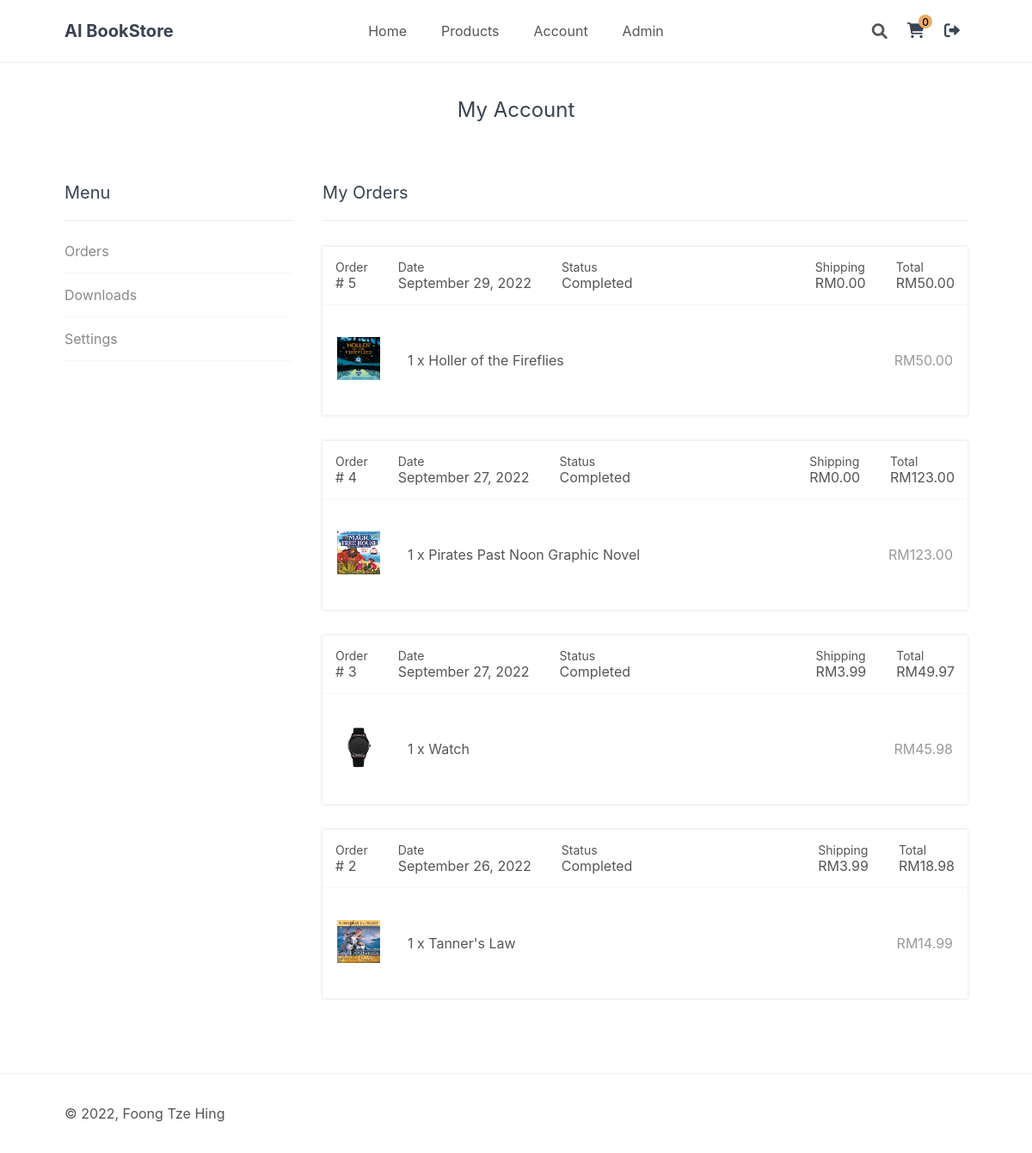
The page /index.php?page=myaccount (signed in) on the database its author committed.
### tables this page shows
CREATE TABLE `transactions` (
  `id` int(11) NOT NULL,
  `txn_id` varchar(255) NOT NULL,
  `payment_amount` decimal(7,2) NOT NULL,
  `payment_status` varchar(30) NOT NULL,
  `created` datetime NOT NULL,
  `payer_email` varchar(255) NOT NULL DEFAULT '',
  `first_name` varchar(100) NOT NULL DEFAULT '',
  `last_name` varchar(100) NOT NULL DEFAULT '',
  `address_street` varchar(255) NOT NULL DEFAULT '',
  `address_city` varchar(100) NOT NULL DEFAULT '',
  `address_state` varchar(100) NOT NULL DEFAULT '',
  `address_zip` varchar(50) NOT NULL DEFAULT '',
  `address_country` varchar(100) NOT NULL DEFAULT '',
  `account_id` int(11) DEFAULT NULL,
  `payment_method` varchar(50) NOT NULL DEFAULT 'website',
  `shipping_method` varchar(255) NOT NULL DEFAULT '',
  `shipping_amount` decimal(7,2) NOT NULL DEFAULT 0.00,
  `discount_code` varchar(50) NOT NULL DEFAULT ''
);

CREATE TABLE `products` (
  `id` int(11) NOT NULL,
  `name` varchar(200) NOT NULL,
  `description` text NOT NULL,
  `price` decimal(7,2) NOT NULL,
  `author` varchar(200) NOT NULL,
  `type` tinyint(1) NOT NULL,
  `isbn` bigint(200) NOT NULL,
  `rrp` decimal(7,2) NOT NULL DEFAULT 0.00,
  `quantity` int(11) NOT NULL,
  `date_added` datetime NOT NULL DEFAULT current_timestamp(),
  `weight` decimal(7,2) NOT NULL DEFAULT 0.00,
  `url_slug` varchar(255) NOT NULL DEFAULT '',
  `status` tinyint(1) NOT NULL DEFAULT 1
);

CREATE TABLE `transactions_items` (
  `id` int(11) NOT NULL,
  `txn_id` varchar(255) NOT NULL,
  `item_id` int(11) NOT NULL,
  `item_price` decimal(7,2) NOT NULL,
  `item_quantity` int(11) NOT NULL,
  `item_options` varchar(255) NOT NULL
);

### myaccount.php (the view, shortened to what this page needs)
<?php
$register_error = '';
$tab = isset($_GET['tab']) ? $_GET['tab'] : 'orders';
if (isset($_SESSION['account_loggedin'])) {
    $stmt = $pdo->prepare('SELECT * FROM transactions  WHERE account_id = ? ORDER BY created DESC');
    $stmt->execute([ $_SESSION['account_id'] ]);
    $transactions = $stmt->fetchAll(PDO::FETCH_ASSOC);
    $stmt = $pdo->prepare('SELECT
        p.name,
        p.id AS product_id,
        t.txn_id,
        t.payment_status,
        t.created AS transaction_date,
        ti.item_price AS price,
        ti.item_quantity AS quantity,
        ti.item_id,
        (SELECT m.full_path FROM products_media pm JOIN media m ON m.id = pm.media_id WHERE pm.product_id = p.id ORDER BY pm.position ASC LIMIT 1) AS img
        FROM transactions t
        JOIN transactions_items ti ON ti.txn_id = t.txn_id
        JOIN accounts a ON a.id = t.account_id
        JOIN products p ON p.id = ti.item_id
        WHERE t.account_id = ?
        ORDER BY t.created DESC');
    $stmt->execute([ $_SESSION['account_id'] ]);
    $transactions_items = $stmt->fetchAll(PDO::FETCH_ASSOC);
}
?>
<?=template_header('My Account')?>
<div class="myaccount content-wrapper">
    <?php if (!isset($_SESSION['account_loggedin'])): ?>
    <div class="login-register">
        <div class="login">
            <h1>Login</h1>
            <form action="" method="post">
                <label for="email" class="form-label">Email</label>
                <input type="email" name="email" id="email" placeholder="example@example.com" required class="form-field">
                <label for="password" class="form-label">Password</label>
                <input type="password" name="password" id="password" placeholder="Password" required class="form-field">
                <input name="login" type="submit" value="Login" class="btn">
            </form>
            <?php if ($error): ?>
            <p class="error"><?=$error?></p>
            <?php endif; ?>
        </div>
        <div class="register">
            <h1>Register</h1>
            <form action="" method="post">
                <label for="email" class="form-label">Email</label>
                <input type="email" name="email" id="email" placeholder="example@example.com" required class="form-field">
                <label for="password" class="form-label">Password</label>
                <input type="password" name="password" id="password" placeholder="Password" required class="form-field">
                <label for="cpassword" class="form-label">Confirm Password</label>
                <input type="password" name="cpassword" id="cpassword" placeholder="Re-Password" required class="form-field">
                <input name="register" type="submit" value="Register" class="btn">
            </form>
            <?php if ($register_error): ?>
            <p class="error"><?=$register_error?></p>
            <?php endif; ?>
        </div>
    </div>
    <?php else: ?>
    <h1>My Account</h1>
    <div class="menu">
        <h2>Menu</h2>
        <div class="menu-items">
            <a href="<?=url('index.php?page=myaccount')?>">Orders</a>
            <a href="<?=url('index.php?page=myaccount&tab=downloads')?>">Downloads</a>
            <a href="<?=url('index.php?page=myaccount&tab=settings')?>">Settings</a>
        </div>
    </div>
    <?php if ($tab == 'orders'): ?>
    <div class="myorders">
        <h2>My Orders</h2>
        <?php foreach ($transactions as $transaction): ?>
        <div class="order">
            <div class="order-header">
                <div>
                    <div><span>Order</span># <?=$transaction['id']?></div>
                    <div class="rhide"><span>Date</span><?=date('F j, Y', strtotime($transaction['created']))?></div>
                    <div><span>Status</span><?=$transaction['payment_status']?></div>
                </div>
                <div>
                    <div class="rhide"><span>Shipping</span><?=currency_code?><?=number_format($transaction['shipping_amount'],2)?></div>
                    <div><span>Total</span><?=currency_code?><?=number_format($transaction['payment_amount'],2)?></div>
                </div>
            </div>
            <div class="order-items">
                <table>
                    <tbody>
                        <?php foreach ($transactions_items as $transaction_item): ?>
                        <?php if ($transaction_item['txn_id'] != $transaction['txn_id']) continue; ?>
                        <tr>
                            <td class="img">
                                <?php if (!empty($transaction_item['img']) && file_exists($transaction_item['img'])): ?>
                                <img src="<?=base_url?><?=$transaction_item['img']?>" width="50" height="50" alt="<?=$transaction_item['name']?>">
                                <?php endif; ?>
                            </td>
                            <td class="name"><?=$transaction_item['quantity']?> x <?=$transaction_item['name']?></td>
                            <td class="price"><?=currency_code?><?=number_format($transaction_item['price'] * $transaction_item['quantity'],2)?></td>
                        </tr>
                        <?php endforeach; ?>
                    </tbody>
                </table>
            </div>
        </div>
        <?php endforeach; ?>
    </div>
    <?php endif; ?>
    <?php endif; ?>
</div>
<?=template_footer()?>

### style.css (style rules this page uses)
* { box-sizing: border-box; font-family: -apple-system, BlinkMacSystemFont, "segoe ui", roboto, oxygen, ubuntu, cantarell, "fira sans", "droid sans", "helvetica neue", Arial, sans-serif; font-size: 16px; }
html { height: 100%; }
body { position: relative; min-height: 100%; color: #555555; background-color: #ffffff; margin: 0; padding-bottom: 100px; }
h1, h2, h3, h4, h5 { color: #394352; }
.content-wrapper { width: 1050px; margin: 0 auto; }
main .cart h1, main .myaccount h1 { display: block; font-weight: normal; margin: 0; padding: 40px 0; font-size: 24px; text-align: center; width: 100%; }
main .cart table, main .myaccount table { width: 100%; }
main .cart table tbody td, main .myaccount table tbody td { padding: 20px 0; border-bottom: 1px solid #EEEEEE; }
main .cart table tbody td:last-child, main .myaccount table tbody td:last-child { text-align: right; }
main .cart table .img, main .myaccount table .img { width: 80px; }
main .cart table .price, main .cart table .options, main .myaccount table .price, main .myaccount table .options { color: #999999; }
main .checkout h1, main .myaccount h1 { display: block; font-weight: normal; margin: 0; padding: 40px 0; font-size: 24px; text-align: center; width: 100%; }
main .myaccount { display: flex; flex-flow: wrap; }
main .myaccount .menu { padding-right: 35px; width: 300px; }
main .myaccount .menu a { display: block; text-decoration: none; color: #888888; padding: 15px 0; border-bottom: 1px solid #f6f6f6; }
main .myaccount .myorders, main .myaccount .mydownloads, main .myaccount .settings { flex: 1; padding-bottom: 50px; }
main .myaccount .myorders .order { box-shadow: 0px 0px 4px 0px rgba(0, 0, 0, 0.15); margin: 30px 0 30px 0; }
main .myaccount .myorders .order .order-header { display: flex; justify-content: space-between; border-bottom: 1px solid #f6f6f6; }
main .myaccount .myorders .order .order-header > div { display: flex; padding: 15px; }
main .myaccount .myorders .order .order-header > div div { padding-right: 35px; }
main .myaccount .myorders .order .order-header > div div:last-child { padding-right: 0; }
main .myaccount .myorders .order .order-header > div div span { display: block; font-size: 14px; }
main .myaccount .myorders .order .order-items { padding: 15px; }
main .myaccount .myorders .order .order-items table { margin: 0; padding: 0; }
main .myaccount h2 { width: 100%; font-weight: normal; font-size: 20px; padding: 30px 0 20px 0; margin: 0 0 10px 0; border-bottom: 1px solid #EEEEEE; }
main .myaccount table { padding-bottom: 40px; }
main .myaccount table tr:last-child td { border-bottom: 0; }
main .myaccount table .name { word-break: break-all; }

### rows shown on the page
transactions: id "5", created "September 29, 2022", payment_status "Completed", shipping_amount "0.00", payment_amount "50.00"
products: shows a picture, transactions_items.item_quantity "1", name "Holler of the Fireflies", transactions_items.item_price "50.00"
transactions: id "4", created "September 27, 2022", payment_status "Completed", shipping_amount "0.00", payment_amount "123.00"
products: shows a picture, transactions_items.item_quantity "1", name "Pirates Past Noon Graphic Novel", transactions_items.item_price "123.00"
transactions: id "3", created "September 27, 2022", payment_status "Completed", shipping_amount "3.99", payment_amount "49.97"
products: shows a picture, transactions_items.item_quantity "1", name "Watch", transactions_items.item_price "45.98"
transactions: id "2", created "September 26, 2022", payment_status "Completed", shipping_amount "3.99", payment_amount "18.98"
products: shows a picture, transactions_items.item_quantity "1", name "Tanner's Law", transactions_items.item_price "14.99"

### other values the page prints
$site_name "AI BookStore"
$num_items_in_cart "0"
